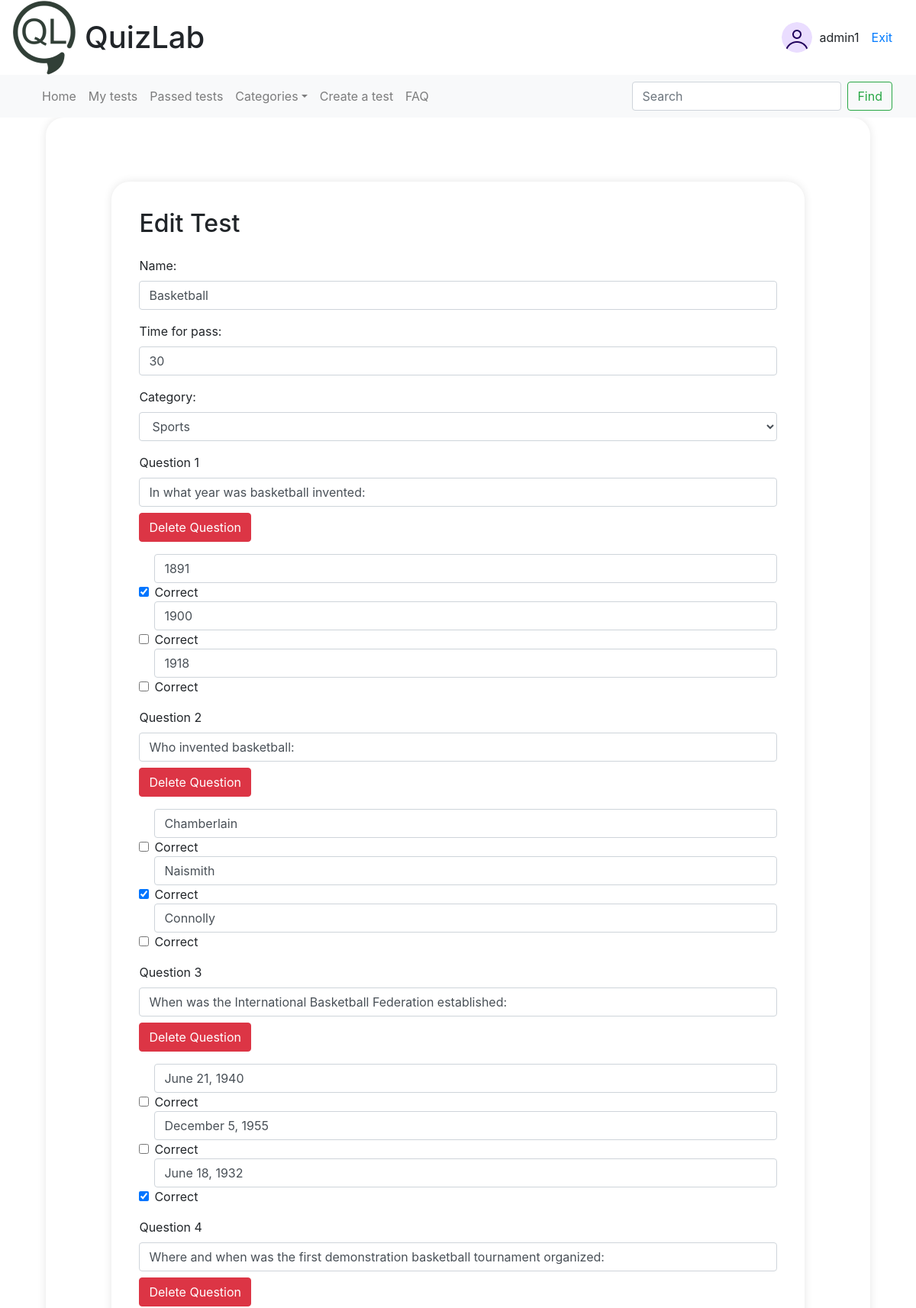
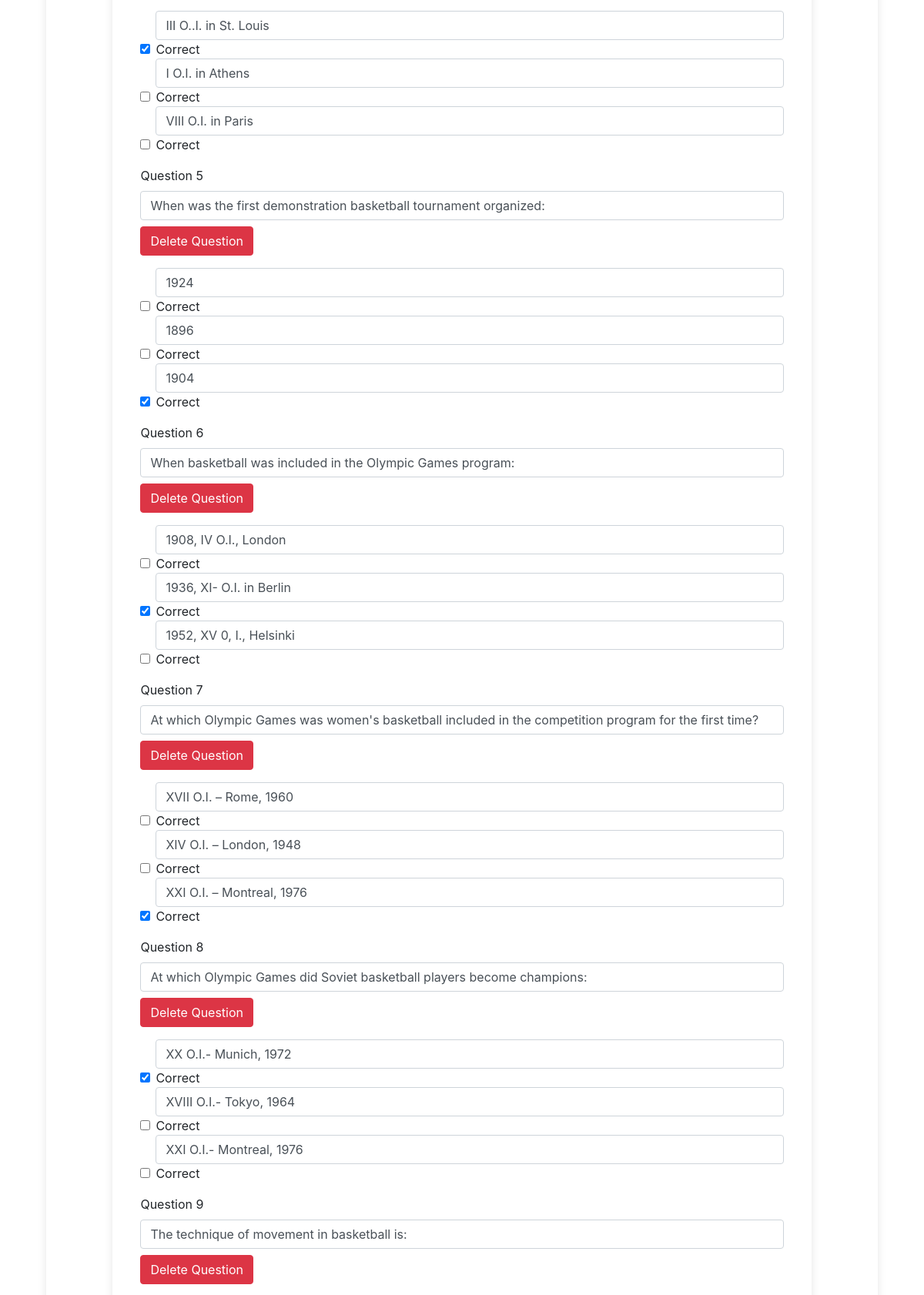
Page /test/9/edit_test/ (signed in, upper part) on the committed database (2 pictures, top to bottom).
### test/models.py (models this page shows, shortened)
class Test(models.Model):
    name = models.CharField(max_length=100)
    time_for_pass = models.IntegerField()
    author = models.ForeignKey(User, on_delete=models.CASCADE)
    category = models.ForeignKey(Category, on_delete=models.CASCADE)
    class Meta:
        verbose_name = 'Тест'
        verbose_name_plural = 'Тесты'

class Category(models.Model):
    name = models.CharField(max_length=100)
    def __str__(self):
        return self.name

class Question(models.Model):
    name = models.CharField(max_length=100)
    test = models.ForeignKey(Test, on_delete=models.CASCADE)
    class Meta:
        ordering = ['id']
        verbose_name = 'Вопрос'
        verbose_name_plural = 'Вопросы'

class Answer(models.Model):
    name = models.CharField(max_length=100)
    correct = models.BooleanField(default=False)
    question = models.ForeignKey(Question, on_delete=models.CASCADE)
    class Meta:
        verbose_name = 'Ответ'
        verbose_name_plural = 'Ответы'

### test/views.py (the view)
# urls.py: path('test/<int:id>/edit_test/', views.edit_test, name='edit_test'),
@login_required
def edit_test(request, id):
    test = get_object_or_404(Test, id=id)
    if request.method == 'POST':
        if 'delete_test' in request.POST:
            test.delete()
            return redirect('/test/my_tests/')
        test_form = TestForm(request.POST, instance=test)
        if test_form.is_valid():
            test = test_form.save(commit=False)
            test.author = request.user
            test.save()
            for question in test.question_set.all():
                question_name = request.POST.get(f'question_{question.id}_name')
                if question_name:
                    question.name = question_name
                    question.save()
                    for answer in question.answer_set.all():
                        answer_name = request.POST.get(f'question_{question.id}_answer_{answer.id}_name')
                        if answer_name:
                            answer.name = answer_name
                            answer.correct = request.POST.get(f'question_{question.id}_answer_{answer.id}_is_correct') == 'on'
                            answer.save()
                        else:
                            answer.delete()
                else:
                    question.delete()
            for i in range(1, 51):  # Максимум 50 вопросов
                question_name = request.POST.get(f'question_{i}_name')
                if question_name and not any(f'question_{question.id}_name' == f'question_{i}_name' for question in test.question_set.all()):
                    question = Question.objects.create(
                        name=question_name,
                        test=test
                    )
                    for j in range(1, 7):  # Максимум 6 ответов на вопрос
                        answer_name = request.POST.get(f'question_{i}_answer_{j}_name')
                        if answer_name:
                            Answer.objects.create(
                                name=answer_name,
                                correct=request.POST.get(f'question_{i}_answer_{j}_is_correct') == 'on',
                                question=question
                            )
            return redirect('/test/my_tests/')
    else:
        test_form = TestForm(instance=test)
    return render(request, 'test/edit_test.html', {
        'test_form': test_form,
        'test': test,
        'test_name': test.name,
        'test_category': test.category,
    })

### test/forms.py
class TestForm(forms.ModelForm):
    class Meta:
        model = Test
        fields = ['name', 'time_for_pass', 'category']
        widgets = {
            'name': forms.TextInput(attrs={'class': 'form-control'}),
            'time_for_pass': forms.NumberInput(attrs={
                'class': 'form-control',
                'min': 1,  # минимальное значение
                'max': 60  # максимальное значение
            }),
            'category': forms.Select(attrs={'class': 'form-control'}),
        }
        category = forms.ModelChoiceField(queryset=Category.objects.all(), widget=forms.Select(attrs={'class': 'form-control'}))

### test/templates/test/edit_test.html (shortened to what this page needs)
{% extends 'test/base.html' %}
{% load static %}
{% block content %}
<div class="container mt-5">
    <h2 class="mb-4">Edit Test</h2>
    <form id="editTestForm" method="POST">
        {{ test_form.as_p }}
        {% for question in test.question_set.all %}
            <div class="question-block">
                <div class="form-group">
                    <label for="question_{{ question.id }}_name">Question {{ forloop.counter }}</label>
                    <input type="text" id="question_{{ question.id }}_name" class="form-control" name="question_{{ question.id }}_name" value="{{ question.name }}">
                    <button type="button" class="btn btn-danger mt-2 delete-question" data-question-id="{{ question.id }}">Delete Question</button>
                </div>
                <div class="form-group">
                    {% for answer in question.answer_set.all %}
                        <div class="form-check">
                            <input type="text" id="question_{{ question.id }}_answer_{{ answer.id }}_name" class="form-control" name="question_{{ question.id }}_answer_{{ answer.id }}_name" value="{{ answer.name }}">
                            <input type="checkbox" id="question_{{ question.id }}_answer_{{ answer.id }}_is_correct" class="form-check-input" name="question_{{ question.id }}_answer_{{ answer.id }}_is_correct" {% if answer.correct %}checked{% endif %}>
                            <label class="form-check-label" for="question_{{ question.id }}_answer_{{ answer.id }}_is_correct">Correct</label>
                        </div>
                    {% endfor %}
                </div>
            </div>
        {% endfor %}
    </form>
</div>
{% endblock %}

### test/templates/test/base.html (shortened to what this page needs)
{% load static %}
<html lang="en">
<head>
    <link rel="stylesheet" href="//maxcdn.bootstrapcdn.com/bootstrap/4.3.1/css/bootstrap.min.css">
    <link rel="stylesheet" href="//maxcdn.bootstrapcdn.com/bootstrap/4.3.1/css/bootstrap-theme.min.css">
</head>
<body>
    <header class="header container-fluid">
        <div class="row align-items-center">
            <div class="col-8 col-md-6 d-flex align-items-center">
                <img src="{% static 'test/img/Logo.png' %}" alt="Иконка сайта" class="site-icon">
                <h1 class="site-title"><a href="/">QuizLab</a></h1>
            </div>
            {% if user.is_authenticated %}
            <div class="col-4 col-md-6 d-flex justify-content-end align-items-center">
                <div class="user-card d-flex align-items-center">
                    <img src="{% static 'test/img/avatar.png' %}" alt="Profile photo" class="profile-photo">
                    <span>{{ user.username }}</span>
                    <a class="nav-link" href="/account/logout/">Exit</a>
                </div>
            </div>
        </div>
    </header>
    <nav id="navbar-example2" class="navbar navbar-expand-lg navbar-light bg-light container-fluid">
        <div class="container-fluid">
            <div class="navbar-collapse">
                <ul class="navbar-nav mr-auto">
                    <li class="nav-item">
                        <a class="nav-link" href="/">Home</a>
                    </li>
                    <li class="nav-item">
                        <a class="nav-link" href="{% url 'my_tests' %}">My tests</a>
                    </li>
                    <li class="nav-item">
                        <a class="nav-link" href="/test/passed_tests">Passed tests</a>
                    </li>
                    <li class="nav-item dropdown">
                        <a class="nav-link dropdown-toggle" href="#">Categories</a>
                    </li>
                    <li class="nav-item">
                        <a class="nav-link" href="{% url 'create_test' %}">Сreate a test</a>
                    </li>
                    <li class="nav-item">
                        <a class="nav-link" href="{% url 'FAQ' %}">FAQ</a>
                    </li>
                </ul>
                <form class="form-inline my-2 my-lg-0" action="{% url 'search_tests' %}" method="get">
                    <input class="form-control mr-sm-2" type="text" name="q" placeholder="Search" aria-label="Search">
                    <button class="btn btn-outline-success my-2 my-sm-0" type="submit">Find</button>
                </form>
            </div>
        </div>
    </nav>
{% endif %}
    <div class="container">
        {% block content %}
        {% endblock %}
    </div>
</body>
</html>

### rows in the picture
Test: name "Basketball", time_for_pass "30", category "Sports"
Question: name "In what year was basketball invented:"
Answer: name "1891", correct "☑"
Answer: name "1900"
Answer: name "1918"
Question: name "Who invented basketball:"
Answer: name "Chamberlain"
Answer: name "Naismith", correct "☑"
Answer: name "Connolly"
Question: name "When was the International Basketball Federation established:"
Answer: name "June 21, 1940"
Answer: name "December 5, 1955"
Answer: name "June 18, 1932", correct "☑"
Question: name "Where and when was the first demonstration basketball tournament organized:"
Answer: name "III O..I. in St. Louis", correct "☑"
Answer: name "I O.I. in Athens"
Answer: name "VIII O.I. in Paris"
Question: name "When was the first demonstration basketball tournament organized:"
Answer: name "1924"
Answer: name "1896"
Answer: name "1904", correct "☑"
Question: name "When basketball was included in the Olympic Games program:"
Answer: name "1908, IV O.I., London"
Answer: name "1936, XI- O.I. in Berlin", correct "☑"
Answer: name "1952, XV 0, I., Helsinki"
Question: name "At which Olympic Games was women's basketball included in the competition program for the first time?"
Answer: name "XVII O.I. – Rome, 1960"
Answer: name "XIV O.I. – London, 1948"
Answer: name "XXI O.I. – Montreal, 1976", correct "☑"
Question: name "At which Olympic Games did Soviet basketball players become champions:"
Answer: name "XX O.I.- Munich, 1972", correct "☑"
Answer: name "XVIII O.I.- Tokyo, 1964"
Answer: name "XXI O.I.- Montreal, 1976"
Question: name "The technique of movement in basketball is:"

### other values in the picture
{{ user.username }} "admin1"
